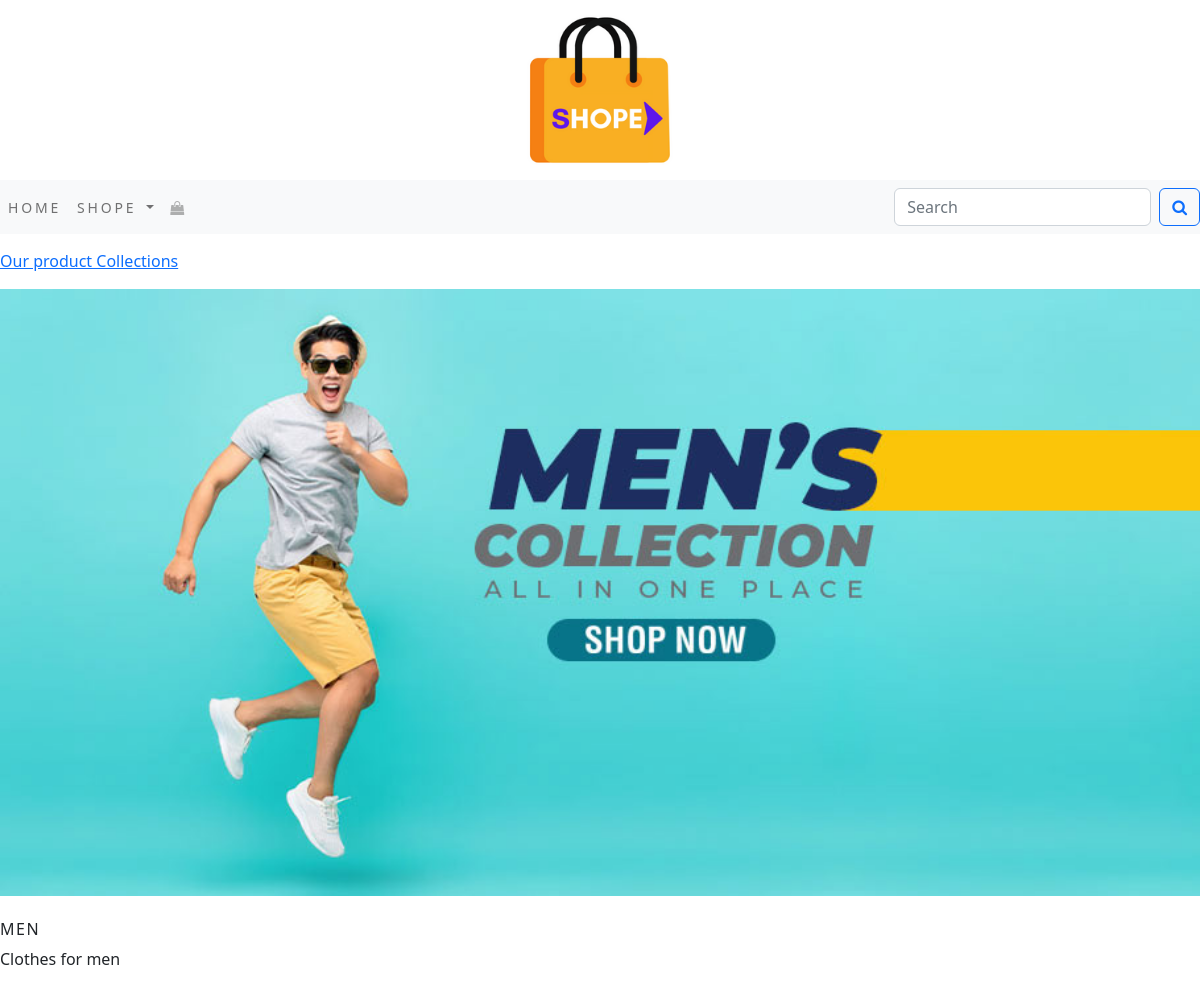
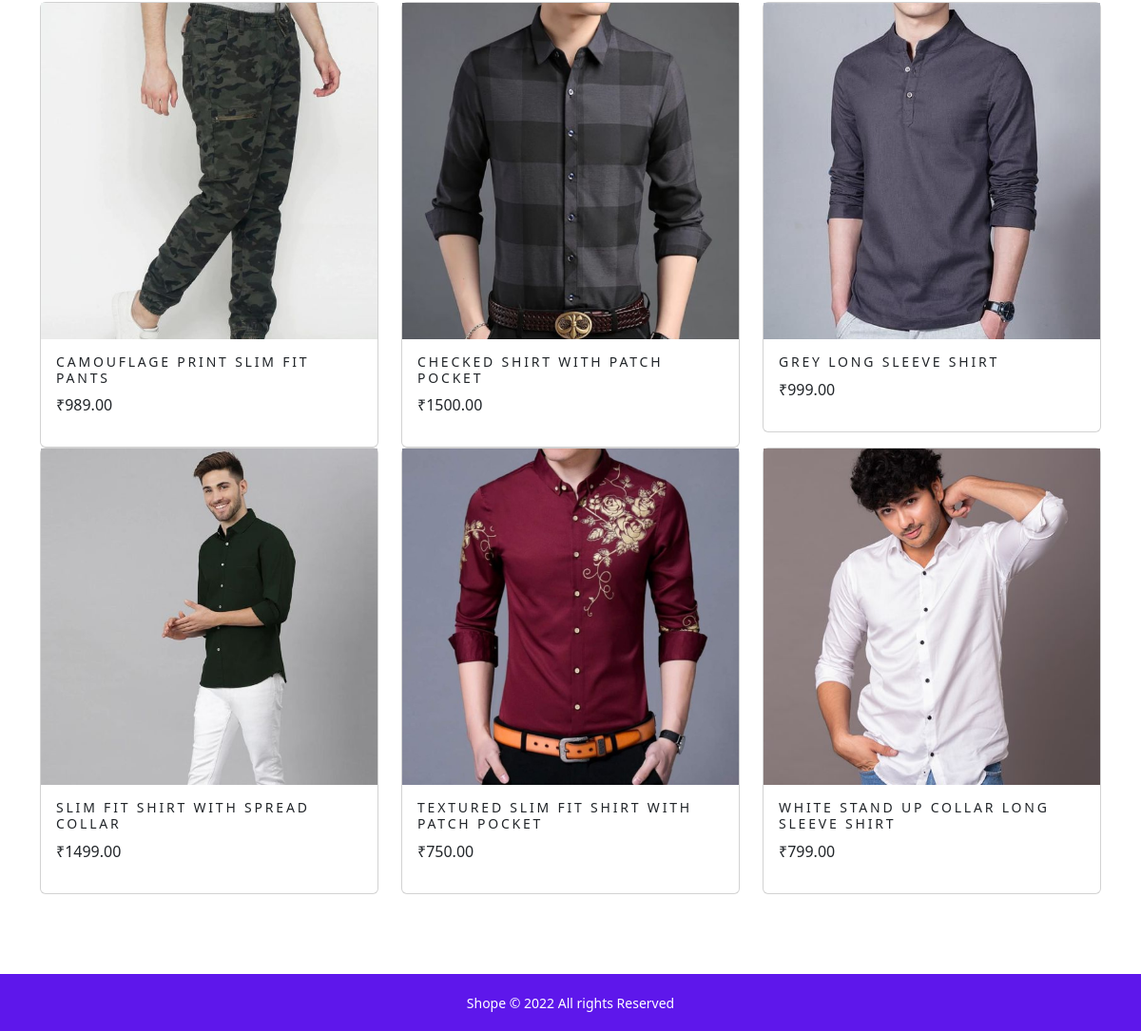
The app's page /shope/men/ with its own data (2 pictures, top to bottom).
### shope/models.py (models this page shows, shortened)
class Category(models.Model):
    name=models.CharField(max_length=250,unique=True)
    slug=models.SlugField(max_length=250,unique=True)
    description=models.TextField(blank=True)
    image=models.ImageField(upload_to='category',blank=True)
    class Meta:
        ordering=('name',)
        verbose_name='category'
        verbose_name_plural='categories'
    def get_url(self):
        return reverse('shope:products_by_category',args=[self.slug])

class Product(models.Model):
    name=models.CharField(max_length=250,unique=True)
    slug=models.SlugField(max_length=250,unique=True)
    description=models.TextField(blank=True)
    price=models.DecimalField(max_digits=10,decimal_places=2)
    category=models.ForeignKey(Category,on_delete=models.CASCADE)
    image=models.ImageField(upload_to='product',blank=True)
    stock=models.IntegerField()
    available=models.BooleanField(default=True)
    created=models.DateTimeField(auto_now_add=True)
    updated=models.DateTimeField(auto_now_add=True)
    class Meta:
        ordering = ('name',)
        verbose_name = 'product'
        verbose_name_plural = 'products'
    def get_url(self):
        return reverse('shope:proDetail',args=[self.category.slug,self.slug])

### shope/views.py (the view)
# urls.py: path('',views.allProdCat,name='allProdCat'),
def allProdCat(request,c_slug=None):
    c_page=None
    products_list=None
    if c_slug!=None:
        c_page=get_object_or_404(Category,slug=c_slug)
        products_list=Product.objects.all().filter(category=c_page,available=True)
    else:
        products_list=Product.objects.all().filter(available=True)
    paginator=Paginator(products_list,6)
    try:
        page=int(request.GET.get('page','1'))
    except:
        page=1
    try:
        products=paginator.page(page)
    except (EmptyPage,InvalidPage):
        products=paginator.page(paginator.num_pages)
    return render(request,"category.html",{'category':c_page,'products':products})

### shope/context_processors.py (called while the page is built)
def menu_links(request):
    links=Category.objects.all()
    return dict(links=links)

### templates/category.html (shortened to what this page needs)
{% extends 'base.html' %}
{% load static %}
{% block content %}
{% if category %}
      <div>
            <div class="row my_row_class">
                  <div class="mx-auto">
                   <p><a href="{% url 'shope:allProdCat' %}">Our product Collections</a></p>
             </div>
                  </div>
      </div>
      {% endif %}
<div class="mx-auto">
          {% if category %}
      <img class="my_image" src="{{category.image.url}}" alt="{{category.name}}">
</div>
      <br>
<div>
      <h1 class="text_center my_title">{{category.name}}</h1>
      <p class="text_justify">{{category.description}}</p>
</div>
      {% endif %}
<div class="container" style="margin-bottom:60px;">
      <div class="row mx_auto">
           {% for product in products.object_list %}
            <div class="my_bottom_margin col-9 col-sm-12 col-md-4  xol-lg-4" >
                  <div class="card text_center" style="minimum_width:18rem;">
                        <a href="{{product.get_url}}"><img class="card_img_top my_image" src="{{product.image.url}}" alt="{{product.name}}"   ></a>
                        <div class="card-body">
                              <h4>{{product.name}}</h4>
                              <p>₹{{product.price}}</p>
                        </div>
                  </div>
            </div>
            {% endfor %}
      </div>
      <br>
</div>
{% endblock %}

### static/css/custom.css (style rules this page uses)
.my_row_class { padding-top :15px; }
.my_image { width:100%; height:auto; }
.my_title { font-size:16px; text-transform:uppercase; letter-spacing:.1em; }
.card-body h4 { font-size:14px; text-transform:uppercase; letter-spacing:.2em; }

### records on screen
Category: image (picture), name "MEN", description "Clothes for men"
Product: image (picture), name "CAMOUFLAGE PRINT SLIM FIT PANTS", price "989.00"
Product: image (picture), name "CHECKED SHIRT WITH PATCH POCKET", price "1500.00"
Product: image (picture), name "GREY LONG SLEEVE SHIRT", price "999.00"
Product: image (picture), name "SLIM FIT SHIRT WITH SPREAD COLLAR", price "1499.00"
Product: image (picture), name "TEXTURED SLIM FIT SHIRT WITH PATCH POCKET", price "750.00"
Product: image (picture), name "WHITE STAND UP COLLAR LONG SLEEVE SHIRT", price "799.00"
